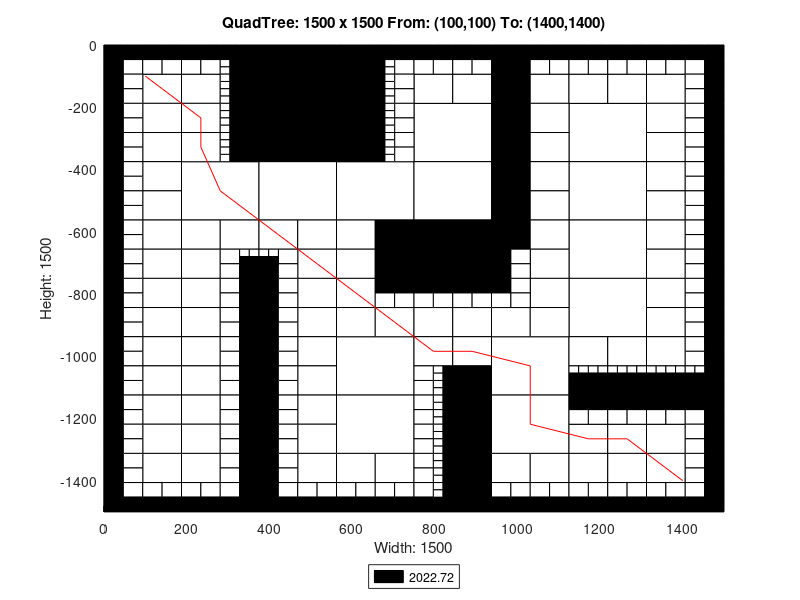

The MATLAB source for this figure:
axis([0 1500 -1500 0]);
title('QuadTree: 1500 x 1500 From: (100,100) To: (1400,1400)');
xlabel('Width: 1500');
ylabel('Height: 1500');
rectangle('Position',[375 -187.5 187.5 187.5], 'FaceColor',[0 0 0]);
rectangle('Position',[375 -375 187.5 187.5], 'FaceColor',[0 0 0]);
rectangle('Position',[187.5 -562.5 187.5 187.5], 'FaceColor',[1 1 1]);
rectangle('Position',[375 -562.5 187.5 187.5], 'FaceColor',[1 1 1]);
rectangle('Position',[562.5 -562.5 187.5 187.5], 'FaceColor',[1 1 1]);
rectangle('Position',[750 -375 187.5 187.5], 'FaceColor',[1 1 1]);
rectangle('Position',[1125 -375 187.5 187.5], 'FaceColor',[1 1 1]);
rectangle('Position',[750 -562.5 187.5 187.5], 'FaceColor',[1 1 1]);
rectangle('Position',[750 -750 187.5 187.5], 'FaceColor',[0 0 0]);
rectangle('Position',[1125 -562.5 187.5 187.5], 'FaceColor',[1 1 1]);
rectangle('Position',[1125 -750 187.5 187.5], 'FaceColor',[1 1 1]);
rectangle('Position',[562.5 -1125 187.5 187.5], 'FaceColor',[1 1 1]);
rectangle('Position',[562.5 -1312.5 187.5 187.5], 'FaceColor',[1 1 1]);
rectangle('Position',[937.5 -1125 187.5 187.5], 'FaceColor',[1 1 1]);
rectangle('Position',[1125 -937.5 187.5 187.5], 'FaceColor',[1 1 1]);
rectangle('Position',[937.5 -1312.5 187.5 187.5], 'FaceColor',[1 1 1]);
rectangle('Position',[93.75 -187.5 93.75 93.75], 'FaceColor',[1 1 1]);
rectangle('Position',[187.5 -187.5 93.75 93.75], 'FaceColor',[1 1 1]);
rectangle('Position',[93.75 -281.25 93.75 93.75], 'FaceColor',[1 1 1]);
rectangle('Position',[93.75 -375 93.75 93.75], 'FaceColor',[1 1 1]);
rectangle('Position',[187.5 -281.25 93.75 93.75], 'FaceColor',[1 1 1]);
rectangle('Position',[187.5 -375 93.75 93.75], 'FaceColor',[1 1 1]);
rectangle('Position',[562.5 -93.75 93.75 93.75], 'FaceColor',[0 0 0]);
rectangle('Position',[562.5 -187.5 93.75 93.75], 'FaceColor',[0 0 0]);
rectangle('Position',[562.5 -281.25 93.75 93.75], 'FaceColor',[0 0 0]);
rectangle('Position',[562.5 -375 93.75 93.75], 'FaceColor',[0 0 0]);
rectangle('Position',[93.75 -468.75 93.75 93.75], 'FaceColor',[1 1 1]);
rectangle('Position',[93.75 -562.5 93.75 93.75], 'FaceColor',[1 1 1]);
rectangle('Position',[93.75 -656.25 93.75 93.75], 'FaceColor',[1 1 1]);
rectangle('Position',[93.75 -750 93.75 93.75], 'FaceColor',[1 1 1]);
rectangle('Position',[187.5 -656.25 93.75 93.75], 'FaceColor',[1 1 1]);
rectangle('Position',[281.25 -656.25 93.75 93.75], 'FaceColor',[1 1 1]);
rectangle('Position',[187.5 -750 93.75 93.75], 'FaceColor',[1 1 1]);
rectangle('Position',[375 -656.25 93.75 93.75], 'FaceColor',[1 1 1]);
rectangle('Position',[468.75 -656.25 93.75 93.75], 'FaceColor',[1 1 1]);
rectangle('Position',[468.75 -750 93.75 93.75], 'FaceColor',[1 1 1]);
rectangle('Position',[562.5 -656.25 93.75 93.75], 'FaceColor',[1 1 1]);
rectangle('Position',[656.25 -656.25 93.75 93.75], 'FaceColor',[0 0 0]);
rectangle('Position',[562.5 -750 93.75 93.75], 'FaceColor',[1 1 1]);
rectangle('Position',[656.25 -750 93.75 93.75], 'FaceColor',[0 0 0]);
rectangle('Position',[750 -187.5 93.75 93.75], 'FaceColor',[1 1 1]);
rectangle('Position',[843.75 -187.5 93.75 93.75], 'FaceColor',[1 1 1]);
rectangle('Position',[937.5 -93.75 93.75 93.75], 'FaceColor',[0 0 0]);
rectangle('Position',[937.5 -187.5 93.75 93.75], 'FaceColor',[0 0 0]);
rectangle('Position',[1031.25 -187.5 93.75 93.75], 'FaceColor',[1 1 1]);
rectangle('Position',[937.5 -281.25 93.75 93.75], 'FaceColor',[0 0 0]);
rectangle('Position',[1031.25 -281.25 93.75 93.75], 'FaceColor',[1 1 1]);
rectangle('Position',[937.5 -375 93.75 93.75], 'FaceColor',[0 0 0]);
rectangle('Position',[1031.25 -375 93.75 93.75], 'FaceColor',[1 1 1]);
rectangle('Position',[1125 -187.5 93.75 93.75], 'FaceColor',[1 1 1]);
rectangle('Position',[1218.75 -187.5 93.75 93.75], 'FaceColor',[1 1 1]);
rectangle('Position',[1312.5 -187.5 93.75 93.75], 'FaceColor',[1 1 1]);
rectangle('Position',[1312.5 -281.25 93.75 93.75], 'FaceColor',[1 1 1]);
rectangle('Position',[1312.5 -375 93.75 93.75], 'FaceColor',[1 1 1]);
rectangle('Position',[937.5 -468.75 93.75 93.75], 'FaceColor',[0 0 0]);
rectangle('Position',[1031.25 -468.75 93.75 93.75], 'FaceColor',[1 1 1]);
rectangle('Position',[937.5 -562.5 93.75 93.75], 'FaceColor',[0 0 0]);
rectangle('Position',[1031.25 -562.5 93.75 93.75], 'FaceColor',[1 1 1]);
rectangle('Position',[937.5 -656.25 93.75 93.75], 'FaceColor',[0 0 0]);
rectangle('Position',[1031.25 -656.25 93.75 93.75], 'FaceColor',[1 1 1]);
rectangle('Position',[1031.25 -750 93.75 93.75], 'FaceColor',[1 1 1]);
rectangle('Position',[1312.5 -468.75 93.75 93.75], 'FaceColor',[1 1 1]);
rectangle('Position',[1312.5 -562.5 93.75 93.75], 'FaceColor',[1 1 1]);
rectangle('Position',[1312.5 -656.25 93.75 93.75], 'FaceColor',[1 1 1]);
rectangle('Position',[1312.5 -750 93.75 93.75], 'FaceColor',[1 1 1]);
rectangle('Position',[93.75 -843.75 93.75 93.75], 'FaceColor',[1 1 1]);
rectangle('Position',[93.75 -937.5 93.75 93.75], 'FaceColor',[1 1 1]);
rectangle('Position',[187.5 -843.75 93.75 93.75], 'FaceColor',[1 1 1]);
rectangle('Position',[187.5 -937.5 93.75 93.75], 'FaceColor',[1 1 1]);
rectangle('Position',[93.75 -1031.25 93.75 93.75], 'FaceColor',[1 1 1]);
rectangle('Position',[93.75 -1125 93.75 93.75], 'FaceColor',[1 1 1]);
rectangle('Position',[187.5 -1031.25 93.75 93.75], 'FaceColor',[1 1 1]);
rectangle('Position',[187.5 -1125 93.75 93.75], 'FaceColor',[1 1 1]);
rectangle('Position',[468.75 -843.75 93.75 93.75], 'FaceColor',[1 1 1]);
rectangle('Position',[468.75 -937.5 93.75 93.75], 'FaceColor',[1 1 1]);
rectangle('Position',[562.5 -843.75 93.75 93.75], 'FaceColor',[1 1 1]);
rectangle('Position',[562.5 -937.5 93.75 93.75], 'FaceColor',[1 1 1]);
rectangle('Position',[656.25 -937.5 93.75 93.75], 'FaceColor',[1 1 1]);
rectangle('Position',[468.75 -1031.25 93.75 93.75], 'FaceColor',[1 1 1]);
rectangle('Position',[468.75 -1125 93.75 93.75], 'FaceColor',[1 1 1]);
rectangle('Position',[93.75 -1218.75 93.75 93.75], 'FaceColor',[1 1 1]);
rectangle('Position',[93.75 -1312.5 93.75 93.75], 'FaceColor',[1 1 1]);
rectangle('Position',[187.5 -1218.75 93.75 93.75], 'FaceColor',[1 1 1]);
rectangle('Position',[187.5 -1312.5 93.75 93.75], 'FaceColor',[1 1 1]);
rectangle('Position',[93.75 -1406.25 93.75 93.75], 'FaceColor',[1 1 1]);
rectangle('Position',[187.5 -1406.25 93.75 93.75], 'FaceColor',[1 1 1]);
rectangle('Position',[468.75 -1218.75 93.75 93.75], 'FaceColor',[1 1 1]);
rectangle('Position',[468.75 -1312.5 93.75 93.75], 'FaceColor',[1 1 1]);
rectangle('Position',[468.75 -1406.25 93.75 93.75], 'FaceColor',[1 1 1]);
rectangle('Position',[562.5 -1406.25 93.75 93.75], 'FaceColor',[1 1 1]);
rectangle('Position',[656.25 -1406.25 93.75 93.75], 'FaceColor',[1 1 1]);
rectangle('Position',[750 -937.5 93.75 93.75], 'FaceColor',[1 1 1]);
rectangle('Position',[843.75 -937.5 93.75 93.75], 'FaceColor',[1 1 1]);
rectangle('Position',[1031.25 -843.75 93.75 93.75], 'FaceColor',[1 1 1]);
rectangle('Position',[937.5 -937.5 93.75 93.75], 'FaceColor',[1 1 1]);
rectangle('Position',[1031.25 -937.5 93.75 93.75], 'FaceColor',[1 1 1]);
rectangle('Position',[750 -1031.25 93.75 93.75], 'FaceColor',[1 1 1]);
rectangle('Position',[843.75 -1031.25 93.75 93.75], 'FaceColor',[1 1 1]);
rectangle('Position',[843.75 -1125 93.75 93.75], 'FaceColor',[0 0 0]);
rectangle('Position',[1312.5 -843.75 93.75 93.75], 'FaceColor',[1 1 1]);
rectangle('Position',[1312.5 -937.5 93.75 93.75], 'FaceColor',[1 1 1]);
rectangle('Position',[1125 -1031.25 93.75 93.75], 'FaceColor',[1 1 1]);
rectangle('Position',[1218.75 -1031.25 93.75 93.75], 'FaceColor',[1 1 1]);
rectangle('Position',[1312.5 -1031.25 93.75 93.75], 'FaceColor',[1 1 1]);
rectangle('Position',[843.75 -1218.75 93.75 93.75], 'FaceColor',[0 0 0]);
rectangle('Position',[843.75 -1312.5 93.75 93.75], 'FaceColor',[0 0 0]);
rectangle('Position',[843.75 -1406.25 93.75 93.75], 'FaceColor',[0 0 0]);
rectangle('Position',[843.75 -1500 93.75 93.75], 'FaceColor',[0 0 0]);
rectangle('Position',[937.5 -1406.25 93.75 93.75], 'FaceColor',[1 1 1]);
rectangle('Position',[1031.25 -1406.25 93.75 93.75], 'FaceColor',[1 1 1]);
rectangle('Position',[1125 -1312.5 93.75 93.75], 'FaceColor',[1 1 1]);
rectangle('Position',[1218.75 -1312.5 93.75 93.75], 'FaceColor',[1 1 1]);
rectangle('Position',[1312.5 -1312.5 93.75 93.75], 'FaceColor',[1 1 1]);
rectangle('Position',[1125 -1406.25 93.75 93.75], 'FaceColor',[1 1 1]);
rectangle('Position',[1218.75 -1406.25 93.75 93.75], 'FaceColor',[1 1 1]);
rectangle('Position',[1312.5 -1406.25 93.75 93.75], 'FaceColor',[1 1 1]);
rectangle('Position',[0 -46.875 46.875 46.875], 'FaceColor',[0 0 0]);
rectangle('Position',[46.875 -46.875 46.875 46.875], 'FaceColor',[0 0 0]);
rectangle('Position',[0 -93.75 46.875 46.875], 'FaceColor',[0 0 0]);
rectangle('Position',[46.875 -93.75 46.875 46.875], 'FaceColor',[1 1 1]);
rectangle('Position',[93.75 -46.875 46.875 46.875], 'FaceColor',[0 0 0]);
rectangle('Position',[140.625 -46.875 46.875 46.875], 'FaceColor',[0 0 0]);
rectangle('Position',[93.75 -93.75 46.875 46.875], 'FaceColor',[1 1 1]);
rectangle('Position',[140.625 -93.75 46.875 46.875], 'FaceColor',[1 1 1]);
rectangle('Position',[0 -140.625 46.875 46.875], 'FaceColor',[0 0 0]);
rectangle('Position',[46.875 -140.625 46.875 46.875], 'FaceColor',[1 1 1]);
rectangle('Position',[0 -187.5 46.875 46.875], 'FaceColor',[0 0 0]);
rectangle('Position',[46.875 -187.5 46.875 46.875], 'FaceColor',[1 1 1]);
rectangle('Position',[187.5 -46.875 46.875 46.875], 'FaceColor',[0 0 0]);
rectangle('Position',[234.375 -46.875 46.875 46.875], 'FaceColor',[0 0 0]);
rectangle('Position',[187.5 -93.75 46.875 46.875], 'FaceColor',[1 1 1]);
rectangle('Position',[234.375 -93.75 46.875 46.875], 'FaceColor',[1 1 1]);
rectangle('Position',[281.25 -46.875 46.875 46.875], 'FaceColor',[0 0 0]);
rectangle('Position',[328.125 -46.875 46.875 46.875], 'FaceColor',[0 0 0]);
rectangle('Position',[328.125 -93.75 46.875 46.875], 'FaceColor',[0 0 0]);
rectangle('Position',[328.125 -140.625 46.875 46.875], 'FaceColor',[0 0 0]);
rectangle('Position',[328.125 -187.5 46.875 46.875], 'FaceColor',[0 0 0]);
rectangle('Position',[0 -234.375 46.875 46.875], 'FaceColor',[0 0 0]);
rectangle('Position',[46.875 -234.375 46.875 46.875], 'FaceColor',[1 1 1]);
rectangle('Position',[0 -281.25 46.875 46.875], 'FaceColor',[0 0 0]);
rectangle('Position',[46.875 -281.25 46.875 46.875], 'FaceColor',[1 1 1]);
rectangle('Position',[0 -328.125 46.875 46.875], 'FaceColor',[0 0 0]);
rectangle('Position',[46.875 -328.125 46.875 46.875], 'FaceColor',[1 1 1]);
rectangle('Position',[0 -375 46.875 46.875], 'FaceColor',[0 0 0]);
rectangle('Position',[46.875 -375 46.875 46.875], 'FaceColor',[1 1 1]);
rectangle('Position',[328.125 -234.375 46.875 46.875], 'FaceColor',[0 0 0]);
rectangle('Position',[328.125 -281.25 46.875 46.875], 'FaceColor',[0 0 0]);
rectangle('Position',[328.125 -328.125 46.875 46.875], 'FaceColor',[0 0 0]);
rectangle('Position',[328.125 -375 46.875 46.875], 'FaceColor',[0 0 0]);
rectangle('Position',[656.25 -46.875 46.875 46.875], 'FaceColor',[0 0 0]);
rectangle('Position',[703.125 -46.875 46.875 46.875], 'FaceColor',[0 0 0]);
rectangle('Position',[703.125 -93.75 46.875 46.875], 'FaceColor',[1 1 1]);
rectangle('Position',[703.125 -140.625 46.875 46.875], 'FaceColor',[1 1 1]);
rectangle('Position',[703.125 -187.5 46.875 46.875], 'FaceColor',[1 1 1]);
rectangle('Position',[703.125 -234.375 46.875 46.875], 'FaceColor',[1 1 1]);
rectangle('Position',[703.125 -281.25 46.875 46.875], 'FaceColor',[1 1 1]);
rectangle('Position',[703.125 -328.125 46.875 46.875], 'FaceColor',[1 1 1]);
rectangle('Position',[703.125 -375 46.875 46.875], 'FaceColor',[1 1 1]);
rectangle('Position',[0 -421.875 46.875 46.875], 'FaceColor',[0 0 0]);
rectangle('Position',[46.875 -421.875 46.875 46.875], 'FaceColor',[1 1 1]);
rectangle('Position',[0 -468.75 46.875 46.875], 'FaceColor',[0 0 0]);
rectangle('Position',[46.875 -468.75 46.875 46.875], 'FaceColor',[1 1 1]);
rectangle('Position',[0 -515.625 46.875 46.875], 'FaceColor',[0 0 0]);
rectangle('Position',[46.875 -515.625 46.875 46.875], 'FaceColor',[1 1 1]);
rectangle('Position',[0 -562.5 46.875 46.875], 'FaceColor',[0 0 0]);
rectangle('Position',[46.875 -562.5 46.875 46.875], 'FaceColor',[1 1 1]);
rectangle('Position',[0 -609.375 46.875 46.875], 'FaceColor',[0 0 0]);
rectangle('Position',[46.875 -609.375 46.875 46.875], 'FaceColor',[1 1 1]);
rectangle('Position',[0 -656.25 46.875 46.875], 'FaceColor',[0 0 0]);
rectangle('Position',[46.875 -656.25 46.875 46.875], 'FaceColor',[1 1 1]);
rectangle('Position',[0 -703.125 46.875 46.875], 'FaceColor',[0 0 0]);
rectangle('Position',[46.875 -703.125 46.875 46.875], 'FaceColor',[1 1 1]);
rectangle('Position',[0 -750 46.875 46.875], 'FaceColor',[0 0 0]);
rectangle('Position',[46.875 -750 46.875 46.875], 'FaceColor',[1 1 1]);
rectangle('Position',[281.25 -703.125 46.875 46.875], 'FaceColor',[1 1 1]);
rectangle('Position',[281.25 -750 46.875 46.875], 'FaceColor',[1 1 1]);
rectangle('Position',[328.125 -750 46.875 46.875], 'FaceColor',[0 0 0]);
rectangle('Position',[421.875 -703.125 46.875 46.875], 'FaceColor',[1 1 1]);
rectangle('Position',[375 -750 46.875 46.875], 'FaceColor',[0 0 0]);
rectangle('Position',[421.875 -750 46.875 46.875], 'FaceColor',[1 1 1]);
rectangle('Position',[750 -46.875 46.875 46.875], 'FaceColor',[0 0 0]);
rectangle('Position',[796.875 -46.875 46.875 46.875], 'FaceColor',[0 0 0]);
rectangle('Position',[750 -93.75 46.875 46.875], 'FaceColor',[1 1 1]);
rectangle('Position',[796.875 -93.75 46.875 46.875], 'FaceColor',[1 1 1]);
rectangle('Position',[843.75 -46.875 46.875 46.875], 'FaceColor',[0 0 0]);
rectangle('Position',[890.625 -46.875 46.875 46.875], 'FaceColor',[0 0 0]);
rectangle('Position',[843.75 -93.75 46.875 46.875], 'FaceColor',[1 1 1]);
rectangle('Position',[890.625 -93.75 46.875 46.875], 'FaceColor',[1 1 1]);
rectangle('Position',[1031.25 -46.875 46.875 46.875], 'FaceColor',[0 0 0]);
rectangle('Position',[1078.12 -46.875 46.875 46.875], 'FaceColor',[0 0 0]);
rectangle('Position',[1031.25 -93.75 46.875 46.875], 'FaceColor',[1 1 1]);
rectangle('Position',[1078.12 -93.75 46.875 46.875], 'FaceColor',[1 1 1]);
rectangle('Position',[1125 -46.875 46.875 46.875], 'FaceColor',[0 0 0]);
rectangle('Position',[1171.88 -46.875 46.875 46.875], 'FaceColor',[0 0 0]);
rectangle('Position',[1125 -93.75 46.875 46.875], 'FaceColor',[1 1 1]);
rectangle('Position',[1171.88 -93.75 46.875 46.875], 'FaceColor',[1 1 1]);
rectangle('Position',[1218.75 -46.875 46.875 46.875], 'FaceColor',[0 0 0]);
rectangle('Position',[1265.62 -46.875 46.875 46.875], 'FaceColor',[0 0 0]);
rectangle('Position',[1218.75 -93.75 46.875 46.875], 'FaceColor',[1 1 1]);
rectangle('Position',[1265.62 -93.75 46.875 46.875], 'FaceColor',[1 1 1]);
rectangle('Position',[1312.5 -46.875 46.875 46.875], 'FaceColor',[0 0 0]);
rectangle('Position',[1359.38 -46.875 46.875 46.875], 'FaceColor',[0 0 0]);
rectangle('Position',[1312.5 -93.75 46.875 46.875], 'FaceColor',[1 1 1]);
rectangle('Position',[1359.38 -93.75 46.875 46.875], 'FaceColor',[1 1 1]);
rectangle('Position',[1406.25 -46.875 46.875 46.875], 'FaceColor',[0 0 0]);
rectangle('Position',[1453.12 -46.875 46.875 46.875], 'FaceColor',[0 0 0]);
rectangle('Position',[1406.25 -93.75 46.875 46.875], 'FaceColor',[1 1 1]);
rectangle('Position',[1453.12 -93.75 46.875 46.875], 'FaceColor',[0 0 0]);
rectangle('Position',[1406.25 -140.625 46.875 46.875], 'FaceColor',[1 1 1]);
rectangle('Position',[1453.12 -140.625 46.875 46.875], 'FaceColor',[0 0 0]);
rectangle('Position',[1406.25 -187.5 46.875 46.875], 'FaceColor',[1 1 1]);
rectangle('Position',[1453.12 -187.5 46.875 46.875], 'FaceColor',[0 0 0]);
rectangle('Position',[1406.25 -234.375 46.875 46.875], 'FaceColor',[1 1 1]);
rectangle('Position',[1453.12 -234.375 46.875 46.875], 'FaceColor',[0 0 0]);
rectangle('Position',[1406.25 -281.25 46.875 46.875], 'FaceColor',[1 1 1]);
rectangle('Position',[1453.12 -281.25 46.875 46.875], 'FaceColor',[0 0 0]);
rectangle('Position',[1406.25 -328.125 46.875 46.875], 'FaceColor',[1 1 1]);
rectangle('Position',[1453.12 -328.125 46.875 46.875], 'FaceColor',[0 0 0]);
rectangle('Position',[1406.25 -375 46.875 46.875], 'FaceColor',[1 1 1]);
rectangle('Position',[1453.12 -375 46.875 46.875], 'FaceColor',[0 0 0]);
rectangle('Position',[937.5 -703.125 46.875 46.875], 'FaceColor',[0 0 0]);
rectangle('Position',[984.375 -703.125 46.875 46.875], 'FaceColor',[1 1 1]);
rectangle('Position',[937.5 -750 46.875 46.875], 'FaceColor',[0 0 0]);
rectangle('Position',[984.375 -750 46.875 46.875], 'FaceColor',[1 1 1]);
rectangle('Position',[1406.25 -421.875 46.875 46.875], 'FaceColor',[1 1 1]);
rectangle('Position',[1453.12 -421.875 46.875 46.875], 'FaceColor',[0 0 0]);
rectangle('Position',[1406.25 -468.75 46.875 46.875], 'FaceColor',[1 1 1]);
rectangle('Position',[1453.12 -468.75 46.875 46.875], 'FaceColor',[0 0 0]);
rectangle('Position',[1406.25 -515.625 46.875 46.875], 'FaceColor',[1 1 1]);
rectangle('Position',[1453.12 -515.625 46.875 46.875], 'FaceColor',[0 0 0]);
rectangle('Position',[1406.25 -562.5 46.875 46.875], 'FaceColor',[1 1 1]);
rectangle('Position',[1453.12 -562.5 46.875 46.875], 'FaceColor',[0 0 0]);
rectangle('Position',[1406.25 -609.375 46.875 46.875], 'FaceColor',[1 1 1]);
rectangle('Position',[1453.12 -609.375 46.875 46.875], 'FaceColor',[0 0 0]);
rectangle('Position',[1406.25 -656.25 46.875 46.875], 'FaceColor',[1 1 1]);
rectangle('Position',[1453.12 -656.25 46.875 46.875], 'FaceColor',[0 0 0]);
rectangle('Position',[1406.25 -703.125 46.875 46.875], 'FaceColor',[1 1 1]);
rectangle('Position',[1453.12 -703.125 46.875 46.875], 'FaceColor',[0 0 0]);
rectangle('Position',[1406.25 -750 46.875 46.875], 'FaceColor',[1 1 1]);
rectangle('Position',[1453.12 -750 46.875 46.875], 'FaceColor',[0 0 0]);
rectangle('Position',[0 -796.875 46.875 46.875], 'FaceColor',[0 0 0]);
rectangle('Position',[46.875 -796.875 46.875 46.875], 'FaceColor',[1 1 1]);
rectangle('Position',[0 -843.75 46.875 46.875], 'FaceColor',[0 0 0]);
rectangle('Position',[46.875 -843.75 46.875 46.875], 'FaceColor',[1 1 1]);
rectangle('Position',[0 -890.625 46.875 46.875], 'FaceColor',[0 0 0]);
rectangle('Position',[46.875 -890.625 46.875 46.875], 'FaceColor',[1 1 1]);
rectangle('Position',[0 -937.5 46.875 46.875], 'FaceColor',[0 0 0]);
rectangle('Position',[46.875 -937.5 46.875 46.875], 'FaceColor',[1 1 1]);
rectangle('Position',[281.25 -796.875 46.875 46.875], 'FaceColor',[1 1 1]);
rectangle('Position',[328.125 -796.875 46.875 46.875], 'FaceColor',[0 0 0]);
rectangle('Position',[281.25 -843.75 46.875 46.875], 'FaceColor',[1 1 1]);
rectangle('Position',[328.125 -843.75 46.875 46.875], 'FaceColor',[0 0 0]);
rectangle('Position',[281.25 -890.625 46.875 46.875], 'FaceColor',[1 1 1]);
rectangle('Position',[328.125 -890.625 46.875 46.875], 'FaceColor',[0 0 0]);
rectangle('Position',[281.25 -937.5 46.875 46.875], 'FaceColor',[1 1 1]);
rectangle('Position',[328.125 -937.5 46.875 46.875], 'FaceColor',[0 0 0]);
rectangle('Position',[0 -984.375 46.875 46.875], 'FaceColor',[0 0 0]);
rectangle('Position',[46.875 -984.375 46.875 46.875], 'FaceColor',[1 1 1]);
rectangle('Position',[0 -1031.25 46.875 46.875], 'FaceColor',[0 0 0]);
rectangle('Position',[46.875 -1031.25 46.875 46.875], 'FaceColor',[1 1 1]);
rectangle('Position',[0 -1078.12 46.875 46.875], 'FaceColor',[0 0 0]);
rectangle('Position',[46.875 -1078.12 46.875 46.875], 'FaceColor',[1 1 1]);
rectangle('Position',[0 -1125 46.875 46.875], 'FaceColor',[0 0 0]);
rectangle('Position',[46.875 -1125 46.875 46.875], 'FaceColor',[1 1 1]);
rectangle('Position',[281.25 -984.375 46.875 46.875], 'FaceColor',[1 1 1]);
rectangle('Position',[328.125 -984.375 46.875 46.875], 'FaceColor',[0 0 0]);
rectangle('Position',[281.25 -1031.25 46.875 46.875], 'FaceColor',[1 1 1]);
rectangle('Position',[328.125 -1031.25 46.875 46.875], 'FaceColor',[0 0 0]);
rectangle('Position',[281.25 -1078.12 46.875 46.875], 'FaceColor',[1 1 1]);
rectangle('Position',[328.125 -1078.12 46.875 46.875], 'FaceColor',[0 0 0]);
rectangle('Position',[281.25 -1125 46.875 46.875], 'FaceColor',[1 1 1]);
rectangle('Position',[328.125 -1125 46.875 46.875], 'FaceColor',[0 0 0]);
rectangle('Position',[375 -796.875 46.875 46.875], 'FaceColor',[0 0 0]);
rectangle('Position',[421.875 -796.875 46.875 46.875], 'FaceColor',[1 1 1]);
rectangle('Position',[375 -843.75 46.875 46.875], 'FaceColor',[0 0 0]);
rectangle('Position',[421.875 -843.75 46.875 46.875], 'FaceColor',[1 1 1]);
rectangle('Position',[375 -890.625 46.875 46.875], 'FaceColor',[0 0 0]);
rectangle('Position',[421.875 -890.625 46.875 46.875], 'FaceColor',[1 1 1]);
rectangle('Position',[375 -937.5 46.875 46.875], 'FaceColor',[0 0 0]);
rectangle('Position',[421.875 -937.5 46.875 46.875], 'FaceColor',[1 1 1]);
rectangle('Position',[656.25 -796.875 46.875 46.875], 'FaceColor',[0 0 0]);
rectangle('Position',[703.125 -796.875 46.875 46.875], 'FaceColor',[0 0 0]);
rectangle('Position',[656.25 -843.75 46.875 46.875], 'FaceColor',[1 1 1]);
rectangle('Position',[703.125 -843.75 46.875 46.875], 'FaceColor',[1 1 1]);
rectangle('Position',[375 -984.375 46.875 46.875], 'FaceColor',[0 0 0]);
rectangle('Position',[421.875 -984.375 46.875 46.875], 'FaceColor',[1 1 1]);
rectangle('Position',[375 -1031.25 46.875 46.875], 'FaceColor',[0 0 0]);
rectangle('Position',[421.875 -1031.25 46.875 46.875], 'FaceColor',[1 1 1]);
rectangle('Position',[375 -1078.12 46.875 46.875], 'FaceColor',[0 0 0]);
rectangle('Position',[421.875 -1078.12 46.875 46.875], 'FaceColor',[1 1 1]);
rectangle('Position',[375 -1125 46.875 46.875], 'FaceColor',[0 0 0]);
rectangle('Position',[421.875 -1125 46.875 46.875], 'FaceColor',[1 1 1]);
rectangle('Position',[0 -1171.88 46.875 46.875], 'FaceColor',[0 0 0]);
rectangle('Position',[46.875 -1171.88 46.875 46.875], 'FaceColor',[1 1 1]);
rectangle('Position',[0 -1218.75 46.875 46.875], 'FaceColor',[0 0 0]);
rectangle('Position',[46.875 -1218.75 46.875 46.875], 'FaceColor',[1 1 1]);
rectangle('Position',[0 -1265.62 46.875 46.875], 'FaceColor',[0 0 0]);
rectangle('Position',[46.875 -1265.62 46.875 46.875], 'FaceColor',[1 1 1]);
rectangle('Position',[0 -1312.5 46.875 46.875], 'FaceColor',[0 0 0]);
rectangle('Position',[46.875 -1312.5 46.875 46.875], 'FaceColor',[1 1 1]);
rectangle('Position',[281.25 -1171.88 46.875 46.875], 'FaceColor',[1 1 1]);
rectangle('Position',[328.125 -1171.88 46.875 46.875], 'FaceColor',[0 0 0]);
rectangle('Position',[281.25 -1218.75 46.875 46.875], 'FaceColor',[1 1 1]);
rectangle('Position',[328.125 -1218.75 46.875 46.875], 'FaceColor',[0 0 0]);
rectangle('Position',[281.25 -1265.62 46.875 46.875], 'FaceColor',[1 1 1]);
rectangle('Position',[328.125 -1265.62 46.875 46.875], 'FaceColor',[0 0 0]);
rectangle('Position',[281.25 -1312.5 46.875 46.875], 'FaceColor',[1 1 1]);
rectangle('Position',[328.125 -1312.5 46.875 46.875], 'FaceColor',[0 0 0]);
rectangle('Position',[0 -1359.38 46.875 46.875], 'FaceColor',[0 0 0]);
rectangle('Position',[46.875 -1359.38 46.875 46.875], 'FaceColor',[1 1 1]);
rectangle('Position',[0 -1406.25 46.875 46.875], 'FaceColor',[0 0 0]);
rectangle('Position',[46.875 -1406.25 46.875 46.875], 'FaceColor',[1 1 1]);
rectangle('Position',[0 -1453.12 46.875 46.875], 'FaceColor',[0 0 0]);
rectangle('Position',[46.875 -1453.12 46.875 46.875], 'FaceColor',[1 1 1]);
rectangle('Position',[0 -1500 46.875 46.875], 'FaceColor',[0 0 0]);
rectangle('Position',[46.875 -1500 46.875 46.875], 'FaceColor',[0 0 0]);
rectangle('Position',[93.75 -1453.12 46.875 46.875], 'FaceColor',[1 1 1]);
rectangle('Position',[140.625 -1453.12 46.875 46.875], 'FaceColor',[1 1 1]);
rectangle('Position',[93.75 -1500 46.875 46.875], 'FaceColor',[0 0 0]);
rectangle('Position',[140.625 -1500 46.875 46.875], 'FaceColor',[0 0 0]);
rectangle('Position',[281.25 -1359.38 46.875 46.875], 'FaceColor',[1 1 1]);
rectangle('Position',[328.125 -1359.38 46.875 46.875], 'FaceColor',[0 0 0]);
rectangle('Position',[281.25 -1406.25 46.875 46.875], 'FaceColor',[1 1 1]);
rectangle('Position',[328.125 -1406.25 46.875 46.875], 'FaceColor',[0 0 0]);
rectangle('Position',[187.5 -1453.12 46.875 46.875], 'FaceColor',[1 1 1]);
rectangle('Position',[234.375 -1453.12 46.875 46.875], 'FaceColor',[1 1 1]);
rectangle('Position',[187.5 -1500 46.875 46.875], 'FaceColor',[0 0 0]);
rectangle('Position',[234.375 -1500 46.875 46.875], 'FaceColor',[0 0 0]);
rectangle('Position',[281.25 -1453.12 46.875 46.875], 'FaceColor',[1 1 1]);
rectangle('Position',[328.125 -1453.12 46.875 46.875], 'FaceColor',[0 0 0]);
rectangle('Position',[281.25 -1500 46.875 46.875], 'FaceColor',[0 0 0]);
rectangle('Position',[328.125 -1500 46.875 46.875], 'FaceColor',[0 0 0]);
rectangle('Position',[375 -1171.88 46.875 46.875], 'FaceColor',[0 0 0]);
rectangle('Position',[421.875 -1171.88 46.875 46.875], 'FaceColor',[1 1 1]);
rectangle('Position',[375 -1218.75 46.875 46.875], 'FaceColor',[0 0 0]);
rectangle('Position',[421.875 -1218.75 46.875 46.875], 'FaceColor',[1 1 1]);
rectangle('Position',[375 -1265.62 46.875 46.875], 'FaceColor',[0 0 0]);
rectangle('Position',[421.875 -1265.62 46.875 46.875], 'FaceColor',[1 1 1]);
rectangle('Position',[375 -1312.5 46.875 46.875], 'FaceColor',[0 0 0]);
rectangle('Position',[421.875 -1312.5 46.875 46.875], 'FaceColor',[1 1 1]);
rectangle('Position',[375 -1359.38 46.875 46.875], 'FaceColor',[0 0 0]);
rectangle('Position',[421.875 -1359.38 46.875 46.875], 'FaceColor',[1 1 1]);
rectangle('Position',[375 -1406.25 46.875 46.875], 'FaceColor',[0 0 0]);
rectangle('Position',[421.875 -1406.25 46.875 46.875], 'FaceColor',[1 1 1]);
rectangle('Position',[375 -1453.12 46.875 46.875], 'FaceColor',[0 0 0]);
rectangle('Position',[421.875 -1453.12 46.875 46.875], 'FaceColor',[1 1 1]);
rectangle('Position',[375 -1500 46.875 46.875], 'FaceColor',[0 0 0]);
rectangle('Position',[421.875 -1500 46.875 46.875], 'FaceColor',[0 0 0]);
rectangle('Position',[468.75 -1453.12 46.875 46.875], 'FaceColor',[1 1 1]);
rectangle('Position',[515.625 -1453.12 46.875 46.875], 'FaceColor',[1 1 1]);
rectangle('Position',[468.75 -1500 46.875 46.875], 'FaceColor',[0 0 0]);
rectangle('Position',[515.625 -1500 46.875 46.875], 'FaceColor',[0 0 0]);
rectangle('Position',[562.5 -1453.12 46.875 46.875], 'FaceColor',[1 1 1]);
rectangle('Position',[609.375 -1453.12 46.875 46.875], 'FaceColor',[1 1 1]);
rectangle('Position',[562.5 -1500 46.875 46.875], 'FaceColor',[0 0 0]);
rectangle('Position',[609.375 -1500 46.875 46.875], 'FaceColor',[0 0 0]);
rectangle('Position',[656.25 -1453.12 46.875 46.875], 'FaceColor',[1 1 1]);
rectangle('Position',[703.125 -1453.12 46.875 46.875], 'FaceColor',[1 1 1]);
rectangle('Position',[656.25 -1500 46.875 46.875], 'FaceColor',[0 0 0]);
rectangle('Position',[703.125 -1500 46.875 46.875], 'FaceColor',[0 0 0]);
rectangle('Position',[750 -796.875 46.875 46.875], 'FaceColor',[0 0 0]);
rectangle('Position',[796.875 -796.875 46.875 46.875], 'FaceColor',[0 0 0]);
rectangle('Position',[750 -843.75 46.875 46.875], 'FaceColor',[1 1 1]);
rectangle('Position',[796.875 -843.75 46.875 46.875], 'FaceColor',[1 1 1]);
rectangle('Position',[843.75 -796.875 46.875 46.875], 'FaceColor',[0 0 0]);
rectangle('Position',[890.625 -796.875 46.875 46.875], 'FaceColor',[0 0 0]);
rectangle('Position',[843.75 -843.75 46.875 46.875], 'FaceColor',[1 1 1]);
rectangle('Position',[890.625 -843.75 46.875 46.875], 'FaceColor',[1 1 1]);
rectangle('Position',[937.5 -796.875 46.875 46.875], 'FaceColor',[0 0 0]);
rectangle('Position',[984.375 -796.875 46.875 46.875], 'FaceColor',[1 1 1]);
rectangle('Position',[937.5 -843.75 46.875 46.875], 'FaceColor',[1 1 1]);
rectangle('Position',[984.375 -843.75 46.875 46.875], 'FaceColor',[1 1 1]);
rectangle('Position',[750 -1078.12 46.875 46.875], 'FaceColor',[1 1 1]);
rectangle('Position',[750 -1125 46.875 46.875], 'FaceColor',[1 1 1]);
rectangle('Position',[1406.25 -796.875 46.875 46.875], 'FaceColor',[1 1 1]);
rectangle('Position',[1453.12 -796.875 46.875 46.875], 'FaceColor',[0 0 0]);
rectangle('Position',[1406.25 -843.75 46.875 46.875], 'FaceColor',[1 1 1]);
rectangle('Position',[1453.12 -843.75 46.875 46.875], 'FaceColor',[0 0 0]);
rectangle('Position',[1406.25 -890.625 46.875 46.875], 'FaceColor',[1 1 1]);
rectangle('Position',[1453.12 -890.625 46.875 46.875], 'FaceColor',[0 0 0]);
rectangle('Position',[1406.25 -937.5 46.875 46.875], 'FaceColor',[1 1 1]);
rectangle('Position',[1453.12 -937.5 46.875 46.875], 'FaceColor',[0 0 0]);
rectangle('Position',[1125 -1125 46.875 46.875], 'FaceColor',[0 0 0]);
rectangle('Position',[1171.88 -1125 46.875 46.875], 'FaceColor',[0 0 0]);
rectangle('Position',[1218.75 -1125 46.875 46.875], 'FaceColor',[0 0 0]);
rectangle('Position',[1265.62 -1125 46.875 46.875], 'FaceColor',[0 0 0]);
rectangle('Position',[1406.25 -984.375 46.875 46.875], 'FaceColor',[1 1 1]);
rectangle('Position',[1453.12 -984.375 46.875 46.875], 'FaceColor',[0 0 0]);
rectangle('Position',[1406.25 -1031.25 46.875 46.875], 'FaceColor',[1 1 1]);
rectangle('Position',[1453.12 -1031.25 46.875 46.875], 'FaceColor',[0 0 0]);
rectangle('Position',[1312.5 -1125 46.875 46.875], 'FaceColor',[0 0 0]);
rectangle('Position',[1359.38 -1125 46.875 46.875], 'FaceColor',[0 0 0]);
rectangle('Position',[1453.12 -1078.12 46.875 46.875], 'FaceColor',[0 0 0]);
rectangle('Position',[1406.25 -1125 46.875 46.875], 'FaceColor',[0 0 0]);
rectangle('Position',[1453.12 -1125 46.875 46.875], 'FaceColor',[0 0 0]);
rectangle('Position',[750 -1171.88 46.875 46.875], 'FaceColor',[1 1 1]);
rectangle('Position',[750 -1218.75 46.875 46.875], 'FaceColor',[1 1 1]);
rectangle('Position',[750 -1265.62 46.875 46.875], 'FaceColor',[1 1 1]);
rectangle('Position',[750 -1312.5 46.875 46.875], 'FaceColor',[1 1 1]);
rectangle('Position',[750 -1359.38 46.875 46.875], 'FaceColor',[1 1 1]);
rectangle('Position',[750 -1406.25 46.875 46.875], 'FaceColor',[1 1 1]);
rectangle('Position',[750 -1453.12 46.875 46.875], 'FaceColor',[1 1 1]);
rectangle('Position',[750 -1500 46.875 46.875], 'FaceColor',[0 0 0]);
rectangle('Position',[796.875 -1500 46.875 46.875], 'FaceColor',[0 0 0]);
rectangle('Position',[937.5 -1453.12 46.875 46.875], 'FaceColor',[1 1 1]);
rectangle('Position',[984.375 -1453.12 46.875 46.875], 'FaceColor',[1 1 1]);
rectangle('Position',[937.5 -1500 46.875 46.875], 'FaceColor',[0 0 0]);
rectangle('Position',[984.375 -1500 46.875 46.875], 'FaceColor',[0 0 0]);
rectangle('Position',[1031.25 -1453.12 46.875 46.875], 'FaceColor',[1 1 1]);
rectangle('Position',[1078.12 -1453.12 46.875 46.875], 'FaceColor',[1 1 1]);
rectangle('Position',[1031.25 -1500 46.875 46.875], 'FaceColor',[0 0 0]);
rectangle('Position',[1078.12 -1500 46.875 46.875], 'FaceColor',[0 0 0]);
rectangle('Position',[1125 -1171.88 46.875 46.875], 'FaceColor',[0 0 0]);
rectangle('Position',[1171.88 -1171.88 46.875 46.875], 'FaceColor',[0 0 0]);
rectangle('Position',[1125 -1218.75 46.875 46.875], 'FaceColor',[1 1 1]);
rectangle('Position',[1171.88 -1218.75 46.875 46.875], 'FaceColor',[1 1 1]);
rectangle('Position',[1218.75 -1171.88 46.875 46.875], 'FaceColor',[0 0 0]);
rectangle('Position',[1265.62 -1171.88 46.875 46.875], 'FaceColor',[0 0 0]);
rectangle('Position',[1218.75 -1218.75 46.875 46.875], 'FaceColor',[1 1 1]);
rectangle('Position',[1265.62 -1218.75 46.875 46.875], 'FaceColor',[1 1 1]);
rectangle('Position',[1312.5 -1171.88 46.875 46.875], 'FaceColor',[0 0 0]);
rectangle('Position',[1359.38 -1171.88 46.875 46.875], 'FaceColor',[0 0 0]);
rectangle('Position',[1312.5 -1218.75 46.875 46.875], 'FaceColor',[1 1 1]);
rectangle('Position',[1359.38 -1218.75 46.875 46.875], 'FaceColor',[1 1 1]);
rectangle('Position',[1406.25 -1171.88 46.875 46.875], 'FaceColor',[0 0 0]);
rectangle('Position',[1453.12 -1171.88 46.875 46.875], 'FaceColor',[0 0 0]);
rectangle('Position',[1406.25 -1218.75 46.875 46.875], 'FaceColor',[1 1 1]);
rectangle('Position',[1453.12 -1218.75 46.875 46.875], 'FaceColor',[0 0 0]);
rectangle('Position',[1406.25 -1265.62 46.875 46.875], 'FaceColor',[1 1 1]);
rectangle('Position',[1453.12 -1265.62 46.875 46.875], 'FaceColor',[0 0 0]);
rectangle('Position',[1406.25 -1312.5 46.875 46.875], 'FaceColor',[1 1 1]);
rectangle('Position',[1453.12 -1312.5 46.875 46.875], 'FaceColor',[0 0 0]);
rectangle('Position',[1125 -1453.12 46.875 46.875], 'FaceColor',[1 1 1]);
rectangle('Position',[1171.88 -1453.12 46.875 46.875], 'FaceColor',[1 1 1]);
rectangle('Position',[1125 -1500 46.875 46.875], 'FaceColor',[0 0 0]);
rectangle('Position',[1171.88 -1500 46.875 46.875], 'FaceColor',[0 0 0]);
rectangle('Position',[1218.75 -1453.12 46.875 46.875], 'FaceColor',[1 1 1]);
rectangle('Position',[1265.62 -1453.12 46.875 46.875], 'FaceColor',[1 1 1]);
rectangle('Position',[1218.75 -1500 46.875 46.875], 'FaceColor',[0 0 0]);
rectangle('Position',[1265.62 -1500 46.875 46.875], 'FaceColor',[0 0 0]);
rectangle('Position',[1406.25 -1359.38 46.875 46.875], 'FaceColor',[1 1 1]);
rectangle('Position',[1453.12 -1359.38 46.875 46.875], 'FaceColor',[0 0 0]);
rectangle('Position',[1406.25 -1406.25 46.875 46.875], 'FaceColor',[1 1 1]);
rectangle('Position',[1453.12 -1406.25 46.875 46.875], 'FaceColor',[0 0 0]);
rectangle('Position',[1312.5 -1453.12 46.875 46.875], 'FaceColor',[1 1 1]);
rectangle('Position',[1359.38 -1453.12 46.875 46.875], 'FaceColor',[1 1 1]);
rectangle('Position',[1312.5 -1500 46.875 46.875], 'FaceColor',[0 0 0]);
rectangle('Position',[1359.38 -1500 46.875 46.875], 'FaceColor',[0 0 0]);
rectangle('Position',[1406.25 -1453.12 46.875 46.875], 'FaceColor',[1 1 1]);
rectangle('Position',[1453.12 -1453.12 46.875 46.875], 'FaceColor',[0 0 0]);
rectangle('Position',[1406.25 -1500 46.875 46.875], 'FaceColor',[0 0 0]);
rectangle('Position',[1453.12 -1500 46.875 46.875], 'FaceColor',[0 0 0]);
rectangle('Position',[281.25 -70.3125 23.4375 23.4375], 'FaceColor',[1 1 1]);
rectangle('Position',[304.688 -70.3125 23.4375 23.4375], 'FaceColor',[0 0 0]);
rectangle('Position',[281.25 -93.75 23.4375 23.4375], 'FaceColor',[1 1 1]);
rectangle('Position',[304.688 -93.75 23.4375 23.4375], 'FaceColor',[0 0 0]);
rectangle('Position',[281.25 -117.188 23.4375 23.4375], 'FaceColor',[1 1 1]);
rectangle('Position',[304.688 -117.188 23.4375 23.4375], 'FaceColor',[0 0 0]);
rectangle('Position',[281.25 -140.625 23.4375 23.4375], 'FaceColor',[1 1 1]);
rectangle('Position',[304.688 -140.625 23.4375 23.4375], 'FaceColor',[0 0 0]);
rectangle('Position',[281.25 -164.062 23.4375 23.4375], 'FaceColor',[1 1 1]);
rectangle('Position',[304.688 -164.062 23.4375 23.4375], 'FaceColor',[0 0 0]);
rectangle('Position',[281.25 -187.5 23.4375 23.4375], 'FaceColor',[1 1 1]);
rectangle('Position',[304.688 -187.5 23.4375 23.4375], 'FaceColor',[0 0 0]);
rectangle('Position',[281.25 -210.938 23.4375 23.4375], 'FaceColor',[1 1 1]);
rectangle('Position',[304.688 -210.938 23.4375 23.4375], 'FaceColor',[0 0 0]);
rectangle('Position',[281.25 -234.375 23.4375 23.4375], 'FaceColor',[1 1 1]);
rectangle('Position',[304.688 -234.375 23.4375 23.4375], 'FaceColor',[0 0 0]);
rectangle('Position',[281.25 -257.812 23.4375 23.4375], 'FaceColor',[1 1 1]);
rectangle('Position',[304.688 -257.812 23.4375 23.4375], 'FaceColor',[0 0 0]);
rectangle('Position',[281.25 -281.25 23.4375 23.4375], 'FaceColor',[1 1 1]);
rectangle('Position',[304.688 -281.25 23.4375 23.4375], 'FaceColor',[0 0 0]);
rectangle('Position',[281.25 -304.688 23.4375 23.4375], 'FaceColor',[1 1 1]);
rectangle('Position',[304.688 -304.688 23.4375 23.4375], 'FaceColor',[0 0 0]);
rectangle('Position',[281.25 -328.125 23.4375 23.4375], 'FaceColor',[1 1 1]);
rectangle('Position',[304.688 -328.125 23.4375 23.4375], 'FaceColor',[0 0 0]);
rectangle('Position',[281.25 -351.562 23.4375 23.4375], 'FaceColor',[1 1 1]);
rectangle('Position',[304.688 -351.562 23.4375 23.4375], 'FaceColor',[0 0 0]);
rectangle('Position',[281.25 -375 23.4375 23.4375], 'FaceColor',[1 1 1]);
rectangle('Position',[304.688 -375 23.4375 23.4375], 'FaceColor',[0 0 0]);
rectangle('Position',[656.25 -70.3125 23.4375 23.4375], 'FaceColor',[0 0 0]);
rectangle('Position',[679.688 -70.3125 23.4375 23.4375], 'FaceColor',[1 1 1]);
rectangle('Position',[656.25 -93.75 23.4375 23.4375], 'FaceColor',[0 0 0]);
rectangle('Position',[679.688 -93.75 23.4375 23.4375], 'FaceColor',[1 1 1]);
rectangle('Position',[656.25 -117.188 23.4375 23.4375], 'FaceColor',[0 0 0]);
rectangle('Position',[679.688 -117.188 23.4375 23.4375], 'FaceColor',[1 1 1]);
rectangle('Position',[656.25 -140.625 23.4375 23.4375], 'FaceColor',[0 0 0]);
rectangle('Position',[679.688 -140.625 23.4375 23.4375], 'FaceColor',[1 1 1]);
rectangle('Position',[656.25 -164.062 23.4375 23.4375], 'FaceColor',[0 0 0]);
rectangle('Position',[679.688 -164.062 23.4375 23.4375], 'FaceColor',[1 1 1]);
rectangle('Position',[656.25 -187.5 23.4375 23.4375], 'FaceColor',[0 0 0]);
rectangle('Position',[679.688 -187.5 23.4375 23.4375], 'FaceColor',[1 1 1]);
rectangle('Position',[656.25 -210.938 23.4375 23.4375], 'FaceColor',[0 0 0]);
rectangle('Position',[679.688 -210.938 23.4375 23.4375], 'FaceColor',[1 1 1]);
rectangle('Position',[656.25 -234.375 23.4375 23.4375], 'FaceColor',[0 0 0]);
rectangle('Position',[679.688 -234.375 23.4375 23.4375], 'FaceColor',[1 1 1]);
rectangle('Position',[656.25 -257.812 23.4375 23.4375], 'FaceColor',[0 0 0]);
rectangle('Position',[679.688 -257.812 23.4375 23.4375], 'FaceColor',[1 1 1]);
rectangle('Position',[656.25 -281.25 23.4375 23.4375], 'FaceColor',[0 0 0]);
rectangle('Position',[679.688 -281.25 23.4375 23.4375], 'FaceColor',[1 1 1]);
rectangle('Position',[656.25 -304.688 23.4375 23.4375], 'FaceColor',[0 0 0]);
rectangle('Position',[679.688 -304.688 23.4375 23.4375], 'FaceColor',[1 1 1]);
rectangle('Position',[656.25 -328.125 23.4375 23.4375], 'FaceColor',[0 0 0]);
rectangle('Position',[679.688 -328.125 23.4375 23.4375], 'FaceColor',[1 1 1]);
rectangle('Position',[656.25 -351.562 23.4375 23.4375], 'FaceColor',[0 0 0]);
rectangle('Position',[679.688 -351.562 23.4375 23.4375], 'FaceColor',[1 1 1]);
rectangle('Position',[656.25 -375 23.4375 23.4375], 'FaceColor',[0 0 0]);
rectangle('Position',[679.688 -375 23.4375 23.4375], 'FaceColor',[1 1 1]);
rectangle('Position',[328.125 -679.688 23.4375 23.4375], 'FaceColor',[1 1 1]);
rectangle('Position',[351.562 -679.688 23.4375 23.4375], 'FaceColor',[1 1 1]);
rectangle('Position',[328.125 -703.125 23.4375 23.4375], 'FaceColor',[0 0 0]);
rectangle('Position',[351.562 -703.125 23.4375 23.4375], 'FaceColor',[0 0 0]);
rectangle('Position',[375 -679.688 23.4375 23.4375], 'FaceColor',[1 1 1]);
rectangle('Position',[398.438 -679.688 23.4375 23.4375], 'FaceColor',[1 1 1]);
rectangle('Position',[375 -703.125 23.4375 23.4375], 'FaceColor',[0 0 0]);
rectangle('Position',[398.438 -703.125 23.4375 23.4375], 'FaceColor',[0 0 0]);
rectangle('Position',[796.875 -1054.69 23.4375 23.4375], 'FaceColor',[1 1 1]);
rectangle('Position',[820.312 -1054.69 23.4375 23.4375], 'FaceColor',[0 0 0]);
rectangle('Position',[796.875 -1078.12 23.4375 23.4375], 'FaceColor',[1 1 1]);
rectangle('Position',[820.312 -1078.12 23.4375 23.4375], 'FaceColor',[0 0 0]);
rectangle('Position',[796.875 -1101.56 23.4375 23.4375], 'FaceColor',[1 1 1]);
rectangle('Position',[820.312 -1101.56 23.4375 23.4375], 'FaceColor',[0 0 0]);
rectangle('Position',[796.875 -1125 23.4375 23.4375], 'FaceColor',[1 1 1]);
rectangle('Position',[820.312 -1125 23.4375 23.4375], 'FaceColor',[0 0 0]);
rectangle('Position',[1125 -1054.69 23.4375 23.4375], 'FaceColor',[1 1 1]);
rectangle('Position',[1148.44 -1054.69 23.4375 23.4375], 'FaceColor',[1 1 1]);
rectangle('Position',[1125 -1078.12 23.4375 23.4375], 'FaceColor',[0 0 0]);
rectangle('Position',[1148.44 -1078.12 23.4375 23.4375], 'FaceColor',[0 0 0]);
rectangle('Position',[1171.88 -1054.69 23.4375 23.4375], 'FaceColor',[1 1 1]);
rectangle('Position',[1195.31 -1054.69 23.4375 23.4375], 'FaceColor',[1 1 1]);
rectangle('Position',[1171.88 -1078.12 23.4375 23.4375], 'FaceColor',[0 0 0]);
rectangle('Position',[1195.31 -1078.12 23.4375 23.4375], 'FaceColor',[0 0 0]);
rectangle('Position',[1218.75 -1054.69 23.4375 23.4375], 'FaceColor',[1 1 1]);
rectangle('Position',[1242.19 -1054.69 23.4375 23.4375], 'FaceColor',[1 1 1]);
rectangle('Position',[1218.75 -1078.12 23.4375 23.4375], 'FaceColor',[0 0 0]);
rectangle('Position',[1242.19 -1078.12 23.4375 23.4375], 'FaceColor',[0 0 0]);
rectangle('Position',[1265.62 -1054.69 23.4375 23.4375], 'FaceColor',[1 1 1]);
rectangle('Position',[1289.06 -1054.69 23.4375 23.4375], 'FaceColor',[1 1 1]);
rectangle('Position',[1265.62 -1078.12 23.4375 23.4375], 'FaceColor',[0 0 0]);
rectangle('Position',[1289.06 -1078.12 23.4375 23.4375], 'FaceColor',[0 0 0]);
rectangle('Position',[1312.5 -1054.69 23.4375 23.4375], 'FaceColor',[1 1 1]);
rectangle('Position',[1335.94 -1054.69 23.4375 23.4375], 'FaceColor',[1 1 1]);
rectangle('Position',[1312.5 -1078.12 23.4375 23.4375], 'FaceColor',[0 0 0]);
rectangle('Position',[1335.94 -1078.12 23.4375 23.4375], 'FaceColor',[0 0 0]);
rectangle('Position',[1359.38 -1054.69 23.4375 23.4375], 'FaceColor',[1 1 1]);
rectangle('Position',[1382.81 -1054.69 23.4375 23.4375], 'FaceColor',[1 1 1]);
rectangle('Position',[1359.38 -1078.12 23.4375 23.4375], 'FaceColor',[0 0 0]);
rectangle('Position',[1382.81 -1078.12 23.4375 23.4375], 'FaceColor',[0 0 0]);
rectangle('Position',[1406.25 -1054.69 23.4375 23.4375], 'FaceColor',[1 1 1]);
rectangle('Position',[1429.69 -1054.69 23.4375 23.4375], 'FaceColor',[1 1 1]);
rectangle('Position',[1406.25 -1078.12 23.4375 23.4375], 'FaceColor',[0 0 0]);
rectangle('Position',[1429.69 -1078.12 23.4375 23.4375], 'FaceColor',[0 0 0]);
rectangle('Position',[796.875 -1148.44 23.4375 23.4375], 'FaceColor',[1 1 1]);
rectangle('Position',[820.312 -1148.44 23.4375 23.4375], 'FaceColor',[0 0 0]);
rectangle('Position',[796.875 -1171.88 23.4375 23.4375], 'FaceColor',[1 1 1]);
rectangle('Position',[820.312 -1171.88 23.4375 23.4375], 'FaceColor',[0 0 0]);
rectangle('Position',[796.875 -1195.31 23.4375 23.4375], 'FaceColor',[1 1 1]);
rectangle('Position',[820.312 -1195.31 23.4375 23.4375], 'FaceColor',[0 0 0]);
rectangle('Position',[796.875 -1218.75 23.4375 23.4375], 'FaceColor',[1 1 1]);
rectangle('Position',[820.312 -1218.75 23.4375 23.4375], 'FaceColor',[0 0 0]);
rectangle('Position',[796.875 -1242.19 23.4375 23.4375], 'FaceColor',[1 1 1]);
rectangle('Position',[820.312 -1242.19 23.4375 23.4375], 'FaceColor',[0 0 0]);
rectangle('Position',[796.875 -1265.62 23.4375 23.4375], 'FaceColor',[1 1 1]);
rectangle('Position',[820.312 -1265.62 23.4375 23.4375], 'FaceColor',[0 0 0]);
rectangle('Position',[796.875 -1289.06 23.4375 23.4375], 'FaceColor',[1 1 1]);
rectangle('Position',[820.312 -1289.06 23.4375 23.4375], 'FaceColor',[0 0 0]);
rectangle('Position',[796.875 -1312.5 23.4375 23.4375], 'FaceColor',[1 1 1]);
rectangle('Position',[820.312 -1312.5 23.4375 23.4375], 'FaceColor',[0 0 0]);
rectangle('Position',[796.875 -1335.94 23.4375 23.4375], 'FaceColor',[1 1 1]);
rectangle('Position',[820.312 -1335.94 23.4375 23.4375], 'FaceColor',[0 0 0]);
rectangle('Position',[796.875 -1359.38 23.4375 23.4375], 'FaceColor',[1 1 1]);
rectangle('Position',[820.312 -1359.38 23.4375 23.4375], 'FaceColor',[0 0 0]);
rectangle('Position',[796.875 -1382.81 23.4375 23.4375], 'FaceColor',[1 1 1]);
rectangle('Position',[820.312 -1382.81 23.4375 23.4375], 'FaceColor',[0 0 0]);
rectangle('Position',[796.875 -1406.25 23.4375 23.4375], 'FaceColor',[1 1 1]);
rectangle('Position',[820.312 -1406.25 23.4375 23.4375], 'FaceColor',[0 0 0]);
rectangle('Position',[796.875 -1429.69 23.4375 23.4375], 'FaceColor',[1 1 1]);
rectangle('Position',[820.312 -1429.69 23.4375 23.4375], 'FaceColor',[0 0 0]);
rectangle('Position',[796.875 -1453.12 23.4375 23.4375], 'FaceColor',[1 1 1]);
rectangle('Position',[820.312 -1453.12 23.4375 23.4375], 'FaceColor',[0 0 0]);
X=[1400,1359.38,1265.62,1171.88,1031.25,1031.25,890.625,796.875,703.125,609.375,515.625,421.875,281.25,234.375,234.375,140.625,100];
Y=[-1400,-1359.38,-1265.62,-1265.62,-1218.75,-1031.25,-984.375,-984.375,-890.625,-796.875,-703.125,-609.375,-468.75,-328.125,-234.375,-140.625,-100];
hold on;
plot(X,Y,'r');
legend('2022.72','Location','southoutside');
